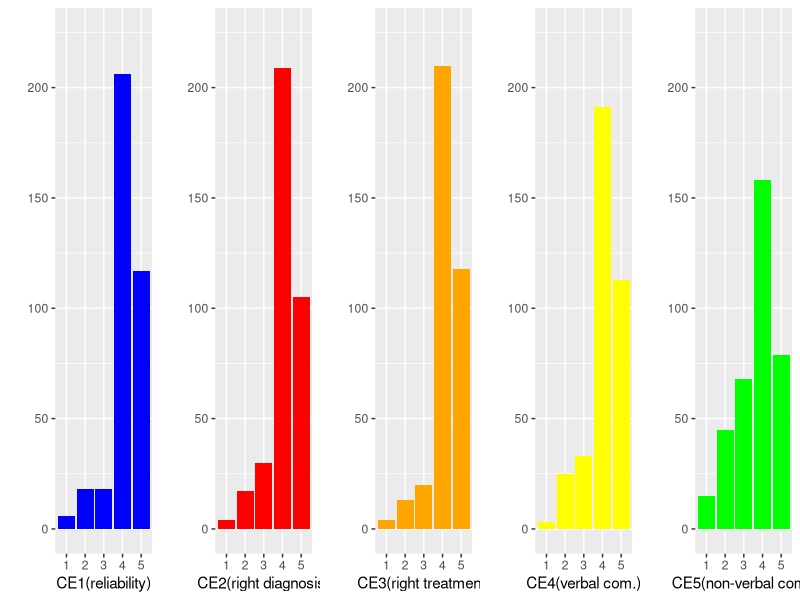
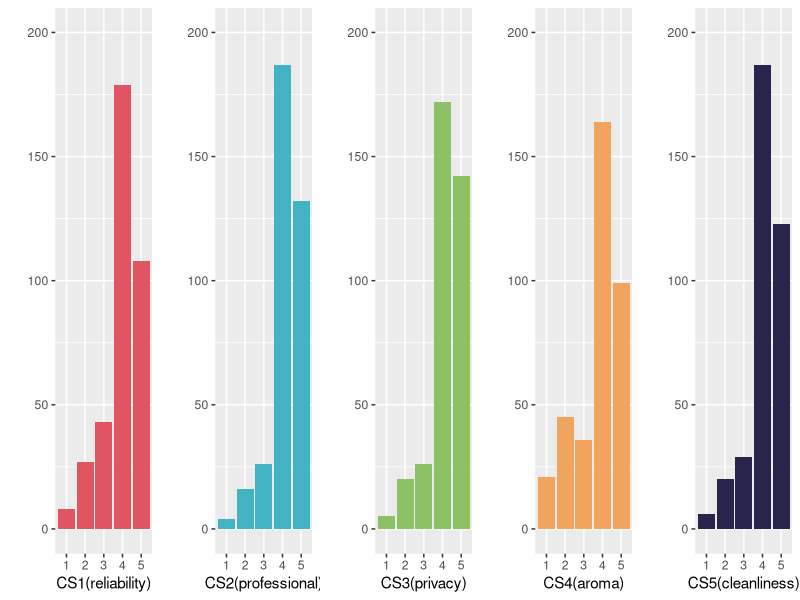
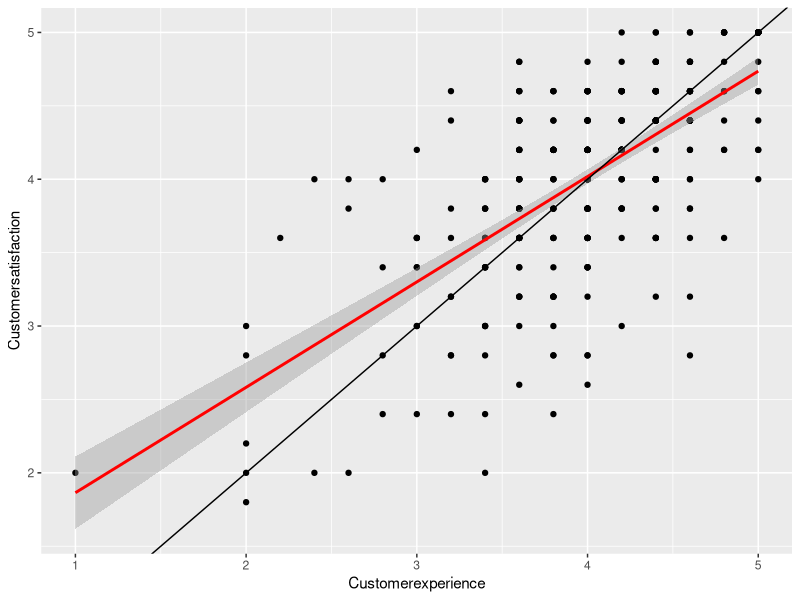
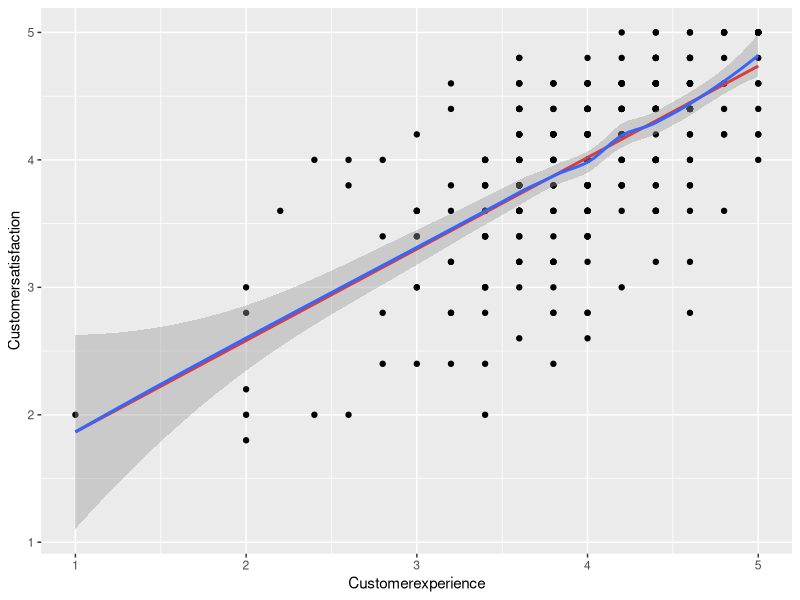

Source code (R) for these figures, in order:
## ---- chunk 1
library (haven) #paket untuk mengimpor data spss
library (ggplot2)
library (gridExtra)
cecs <- read_sav("cecs.sav") #perintah mengimpor data SPSS
## ---- chunk 2
ce1 <- ggplot(cecs, aes(factor(CE1))) +
  geom_bar(fill="blue") + ylab("") +
  xlab("CE1(reliability)") + ylim(0, 225)

ce2 <- ggplot(cecs, aes(factor(CE2))) +
  geom_bar(fill="red") + ylab("") +
  xlab("CE2(right diagnosis)") + ylim(0, 225)

ce3 <- ggplot(cecs, aes(factor(CE3))) +
  geom_bar(fill="orange") + ylab("") +
  xlab("CE3(right treatment)") + ylim(0, 225)

ce4 <- ggplot(cecs, aes(factor(CE4))) +
  geom_bar(fill="yellow") + ylab("") +
  xlab("CE4(verbal com.)") + ylim(0, 225)

ce5 <- ggplot(cecs, aes(factor(CE5))) +
  geom_bar(fill="green") + ylab("") +
  xlab("CE5(non-verbal com.)") + ylim(0, 225)

grid.arrange(ce1,ce2,ce3,ce4,ce5, nrow=1)
## ---- chunk 3
cs1 <- ggplot(cecs, aes(factor(CS1))) +
	geom_bar(fill="#e05561") + ylab("") +
    xlab("CS1(reliability)") + ylim(0, 200)
           
cs2 <- ggplot(cecs, aes(factor(CS2))) +
    geom_bar(fill="#42b3c2") + ylab("") +
    xlab("CS2(professional)")+ ylim(0, 200)
           
cs3 <- ggplot(cecs, aes(factor(CS3))) +
    geom_bar(fill="#8cc265") + ylab("") +
    xlab("CS3(privacy)") + ylim(0, 200)
           
cs4 <- ggplot(cecs, aes(factor(CS4))) +
    geom_bar(fill="#f0a45d") + ylab("") +
    xlab("CS4(aroma)") + ylim(0, 200)
           
cs5 <- ggplot(cecs, aes(factor(CS5))) +
    geom_bar(fill="#29244b") + ylab("") +
    xlab("CS5(cleanliness)") + ylim(0, 200)

grid.arrange(cs1,cs2,cs3,cs4,cs5, nrow=1)
## ---- chunk 4
ggplot(cecs, aes(Customerexperience, Customersatisfaction)) + geom_point() +
  geom_smooth(method="lm", colour="red") +
  geom_abline(slope=1, intercept=0)
## ---- chunk 5
ggplot(cecs, aes(Customerexperience, Customersatisfaction)) + geom_point() +
  geom_smooth(method="lm", colour="red", se=FALSE) + stat_smooth()
